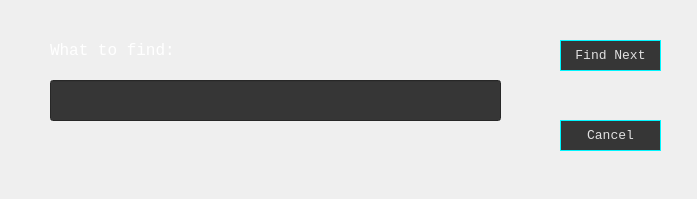
<?xml version="1.0" encoding="UTF-8"?>
<ui version="4.0">
 <class>DlgFind</class>
 <widget class="QDialog" name="DlgFind">
  <property name="geometry">
   <rect>
    <x>0</x>
    <y>0</y>
    <width>697</width>
    <height>199</height>
   </rect>
  </property>
  <property name="windowTitle">
   <string>Find</string>
  </property>
  <property name="windowIcon">
   <iconset resource="main.qrc">
    <normaloff>:/res/GurthHex.ico</normaloff>:/res/GurthHex.ico</iconset>
  </property>
  <property name="styleSheet">
   <string notr="true">QDialog
{
Background:&quot;#262626&quot;;
}</string>
  </property>
  <widget class="QLineEdit" name="find_buff">
   <property name="geometry">
    <rect>
     <x>50</x>
     <y>80</y>
     <width>451</width>
     <height>41</height>
    </rect>
   </property>
   <property name="font">
    <font>
     <family>Source Code Pro Semibold</family>
     <pointsize>14</pointsize>
     <weight>75</weight>
     <bold>true</bold>
    </font>
   </property>
   <property name="styleSheet">
    <string notr="true">background-color: rgb(54, 54, 54);
color: rgb(255, 255, 255);</string>
   </property>
  </widget>
  <widget class="QLabel" name="label">
   <property name="geometry">
    <rect>
     <x>50</x>
     <y>40</y>
     <width>161</width>
     <height>21</height>
    </rect>
   </property>
   <property name="font">
    <font>
     <family>Consolas</family>
     <pointsize>12</pointsize>
    </font>
   </property>
   <property name="styleSheet">
    <string notr="true">color: rgb(255, 255, 255);</string>
   </property>
   <property name="text">
    <string>What to find:</string>
   </property>
  </widget>
  <widget class="QPushButton" name="find_next">
   <property name="geometry">
    <rect>
     <x>560</x>
     <y>40</y>
     <width>101</width>
     <height>31</height>
    </rect>
   </property>
   <property name="font">
    <font>
     <family>Consolas</family>
     <pointsize>10</pointsize>
    </font>
   </property>
   <property name="styleSheet">
    <string notr="true">QPushButton
{
color: rgb(225,225,225);
background-color:#363636;
border: 1px solid #00F5FF;
}</string>
   </property>
   <property name="text">
    <string>Find Next</string>
   </property>
   <property name="default">
    <bool>true</bool>
   </property>
  </widget>
  <widget class="QPushButton" name="Cancel">
   <property name="geometry">
    <rect>
     <x>560</x>
     <y>120</y>
     <width>101</width>
     <height>31</height>
    </rect>
   </property>
   <property name="font">
    <font>
     <family>Consolas</family>
     <pointsize>10</pointsize>
    </font>
   </property>
   <property name="styleSheet">
    <string notr="true">QPushButton
{
color: rgb(225,225,225);
background-color:#363636;
border: 1px solid #00F5FF;
}</string>
   </property>
   <property name="text">
    <string>Cancel</string>
   </property>
  </widget>
 </widget>
 <resources>
  <include location="main.qrc"/>
 </resources>
 <connections/>
</ui>
